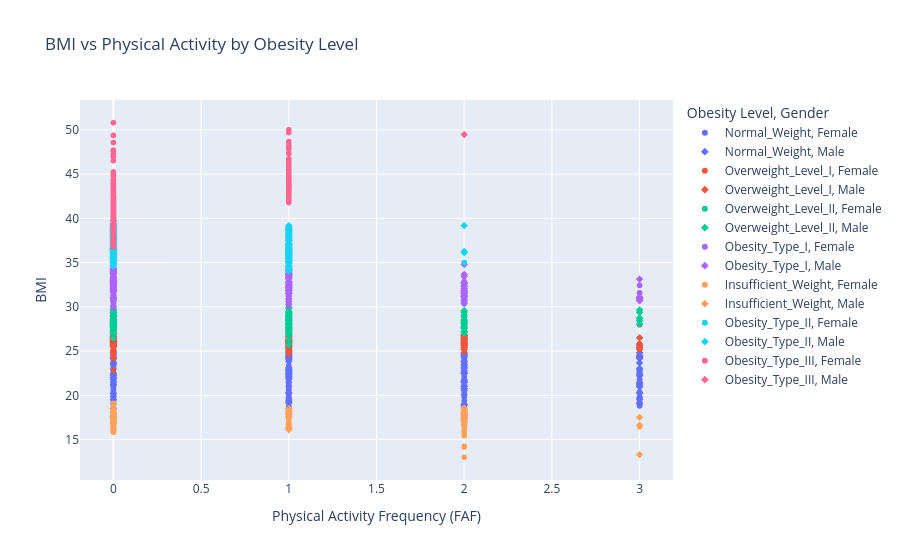

The code cell stored with this chart in its notebook:
### Markdown cell above
<h4>Visualization 20 — BMI vs Physical Activity by Obesity Level</h4>

<p><strong>Visualization Type:</strong>Interactive Scatter Plot — Plotly </p>

<p><strong>Purpose:</strong>To investigate the relationship between reported physical activity and BMI, using colour to distinguish obesity categories and symbols to distinguish genders. </p>

<p><strong>Insight:</strong> Look for differences in BMI distribution across physical-activity values and obesity categories. Check whether patterns differ between genders, while avoiding conclusions about causation.</p>

### Code cell
# Visualization 20: BMI vs Physical Activity

fig = px.scatter(
    df,
    x="faf",
    y="bmi",
    color="nobeyesdad",
    symbol="gender",
    hover_data=["age", "weight"],
    title="BMI vs Physical Activity by Obesity Level",
    labels={
        "faf": "Physical Activity Frequency (FAF)",
        "bmi": "BMI",
        "nobeyesdad": "Obesity Level",
        "gender": "Gender"
    }
)

fig.show()

### Figure 1 — Plotly figure (JSON) as saved in the notebook; plotly's stock layout.template omitted (floating-point values rounded to 4 significant figures; data arrays with more than 128 entries replaced by an {"elided": "..."} marker saying what was removed)
{"data": [{"customdata": {"elided": "137x2 float values"}, "hovertemplate": "Obesity Level=Normal_Weight<br>Gender=Female<br>Physical Activity Frequency (FAF)=%{x}<br>BMI=%{y}<br>age=%{customdata[0]}<br>weight=%{customdata[1]}<extra></extra>", "legendgroup": "Normal_Weight, Female", "marker": {"color": "#636efa", "symbol": "circle"}, "mode": "markers", "name": "Normal_Weight, Female", "showlegend": true, "type": "scattergl", "x": {"elided": "137 int values"}, "xaxis": "x", "y": {"elided": "137 float values"}, "yaxis": "y"}, {"customdata": {"elided": "145x2 float values"}, "hovertemplate": "Obesity Level=Normal_Weight<br>Gender=Male<br>Physical Activity Frequency (FAF)=%{x}<br>BMI=%{y}<br>age=%{customdata[0]}<br>weight=%{customdata[1]}<extra></extra>", "legendgroup": "Normal_Weight, Male", "marker": {"color": "#636efa", "symbol": "diamond"}, "mode": "markers", "name": "Normal_Weight, Male", "showlegend": true, "type": "scattergl", "x": {"elided": "145 int values"}, "xaxis": "x", "y": {"elided": "145 float values"}, "yaxis": "y"}, {"customdata": {"elided": "145x2 float values"}, "hovertemplate": "Obesity Level=Overweight_Level_I<br>Gender=Female<br>Physical Activity Frequency (FAF)=%{x}<br>BMI=%{y}<br>age=%{customdata[0]}<br>weight=%{customdata[1]}<extra></extra>", "legendgroup": "Overweight_Level_I, Female", "marker": {"color": "#EF553B", "symbol": "circle"}, "mode": "markers", "name": "Overweight_Level_I, Female", "showlegend": true, "type": "scattergl", "x": {"elided": "145 int values"}, "xaxis": "x", "y": {"elided": "145 float values"}, "yaxis": "y"}, {"customdata": {"elided": "131x2 float values"}, "hovertemplate": "Obesity Level=Overweight_Level_I<br>Gender=Male<br>Physical Activity Frequency (FAF)=%{x}<br>BMI=%{y}<br>age=%{customdata[0]}<br>weight=%{customdata[1]}<extra></extra>", "legendgroup": "Overweight_Level_I, Male", "marker": {"color": "#EF553B", "symbol": "diamond"}, "mode": "markers", "name": "Overweight_Level_I, Male", "showlegend": true, "type": "scattergl", "x": {"elided": "131 int values"}, "xaxis": "x", "y": {"elided": "131 float values"}, "yaxis": "y"}, {"customdata": {"elided": "103x2 float values"}, "hovertemplate": "Obesity Level=Overweight_Level_II<br>Gender=Female<br>Physical Activity Frequency (FAF)=%{x}<br>BMI=%{y}<br>age=%{customdata[0]}<br>weight=%{customdata[1]}<extra></extra>", "legendgroup": "Overweight_Level_II, Female", "marker": {"color": "#00cc96", "symbol": "circle"}, "mode": "markers", "name": "Overweight_Level_II, Female", "showlegend": true, "type": "scattergl", "x": [2, 0, 1, 2, 3, 0, 0, 0, 2, 1, 2, 0, 0, 0, 0, 1, 1, 0, 1, 0, 1, 2, 0, 1, 0, 0, 0, 0, 1, 0, 0, 0, 0, 0, 0, 0, 0, 0, 0, 1, 0, 1, 1, 0, 1, 2, 1, 0, 0, 0, 0, 0, 0, 0, 1, 0, 0, 1, 1, 1, 0, 0, 0, 0, 0, 0, 0, 0, 0, 2, 1, 0, 0, 0, 1, 1, 0, 1, 1, 0, 0, 0, 0, 0, 0, 0, 0, 0, 0, 1, 0, 0, 0, 0, 1, 1, 1, 1, 2, 0, 0, 0, 0], "xaxis": "x", "y": [27.04, 28.04, 27.24, 28.89, 28.73, 27.77, 29.38, 27.68, 26.99, 29.41, 28.6, 28.98, 27.39, 28.0, 28.34, 27.28, 27.55, 29.41, 29.94, 29.38, 26.29, 28.04, 27.96, 28.3, 27.61, 27.68, 28.9, 27.01, 26.99, 28.05, 27.94, 28.49, 29.16, 27.68, 26.47, 28.29, 28.54, 27.44, 29.28, 27.37, 28.26, 29.47, 27.44, 27.11, 28.67, 28.18, 30.35, 29.4, 29.0, 27.57, 28.92, 28.36, 27.91, 29.0, 27.86, 28.31, 28.91, 26.99, 29.17, 26.99, 28.37, 27.42, 27.21, 28.47, 27.81, 27.78, 27.47, 27.25, 29.13, 29.32, 30.14, 29.11, 29.44, 29.38, 26.22, 28.08, 28.59, 28.86, 28.19, 27.84, 26.99, 27.83, 27.0, 28.05, 27.5, 28.34, 28.19, 28.12, 27.99, 28.47, 27.14, 28.15, 27.39, 29.13, 29.62, 28.79, 27.36, 28.72, 30.36, 29.11, 28.97, 27.43, 28.24], "yaxis": "y"}, {"customdata": {"elided": "187x2 float values"}, "hovertemplate": "Obesity Level=Overweight_Level_II<br>Gender=Male<br>Physical Activity Frequency (FAF)=%{x}<br>BMI=%{y}<br>age=%{customdata[0]}<br>weight=%{customdata[1]}<extra></extra>", "legendgroup": "Overweight_Level_II, Male", "marker": {"color": "#00cc96", "symbol": "diamond"}, "mode": "markers", "name": "Overweight_Level_II, Male", "showlegend": true, "type": "scattergl", "x": {"elided": "187 int values"}, "xaxis": "x", "y": {"elided": "187 float values"}, "yaxis": "y"}, {"customdata": {"elided": "156x2 float values"}, "hovertemplate": "Obesity Level=Obesity_Type_I<br>Gender=Female<br>Physical Activity Frequency (FAF)=%{x}<br>BMI=%{y}<br>age=%{customdata[0]}<br>weight=%{customdata[1]}<extra></extra>", "legendgroup": "Obesity_Type_I, Female", "marker": {"color": "#ab63fa", "symbol": "circle"}, "mode": "markers", "name": "Obesity_Type_I, Female", "showlegend": true, "type": "scattergl", "x": {"elided": "156 int values"}, "xaxis": "x", "y": {"elided": "156 float values"}, "yaxis": "y"}, {"customdata": {"elided": "195x2 float values"}, "hovertemplate": "Obesity Level=Obesity_Type_I<br>Gender=Male<br>Physical Activity Frequency (FAF)=%{x}<br>BMI=%{y}<br>age=%{customdata[0]}<br>weight=%{customdata[1]}<extra></extra>", "legendgroup": "Obesity_Type_I, Male", "marker": {"color": "#ab63fa", "symbol": "diamond"}, "mode": "markers", "name": "Obesity_Type_I, Male", "showlegend": true, "type": "scattergl", "x": {"elided": "195 int values"}, "xaxis": "x", "y": {"elided": "195 float values"}, "yaxis": "y"}, {"customdata": {"elided": "169x2 float values"}, "hovertemplate": "Obesity Level=Insufficient_Weight<br>Gender=Female<br>Physical Activity Frequency (FAF)=%{x}<br>BMI=%{y}<br>age=%{customdata[0]}<br>weight=%{customdata[1]}<extra></extra>", "legendgroup": "Insufficient_Weight, Female", "marker": {"color": "#FFA15A", "symbol": "circle"}, "mode": "markers", "name": "Insufficient_Weight, Female", "showlegend": true, "type": "scattergl", "x": {"elided": "169 int values"}, "xaxis": "x", "y": {"elided": "169 float values"}, "yaxis": "y"}, {"customdata": {"elided": "98x2 float values"}, "hovertemplate": "Obesity Level=Insufficient_Weight<br>Gender=Male<br>Physical Activity Frequency (FAF)=%{x}<br>BMI=%{y}<br>age=%{customdata[0]}<br>weight=%{customdata[1]}<extra></extra>", "legendgroup": "Insufficient_Weight, Male", "marker": {"color": "#FFA15A", "symbol": "diamond"}, "mode": "markers", "name": "Insufficient_Weight, Male", "showlegend": true, "type": "scattergl", "x": [2, 1, 1, 3, 2, 1, 1, 2, 3, 2, 2, 3, 0, 2, 2, 0, 1, 2, 2, 1, 1, 1, 0, 0, 0, 0, 1, 0, 1, 0, 0, 2, 2, 2, 2, 2, 2, 2, 2, 2, 2, 2, 2, 2, 2, 2, 0, 0, 0, 0, 1, 0, 1, 1, 0, 1, 2, 2, 2, 2, 2, 0, 0, 1, 2, 1, 1, 1, 0, 0, 2, 0, 0, 1, 1, 0, 2, 2, 2, 2, 2, 2, 2, 2, 2, 2, 2, 2, 2, 2, 2, 2, 0, 0, 0, 0, 1, 0], "xaxis": "x", "y": [17.76, 16.33, 18.2, 17.51, 17.3, 17.93, 16.23, 17.9, 13.29, 17.79, 17.3, 16.62, 17.1, 17.53, 17.72, 17.92, 18.07, 17.74, 18.17, 18.08, 18.49, 17.47, 16.87, 17.59, 18.12, 17.63, 16.28, 18.41, 16.74, 16.03, 16.97, 17.47, 18.48, 18.09, 18.55, 18.01, 17.83, 17.39, 17.81, 17.19, 18.02, 16.92, 17.61, 17.72, 17.62, 18.43, 17.4, 17.55, 17.36, 17.53, 17.6, 17.32, 17.89, 18.09, 17.48, 16.12, 17.93, 17.63, 16.65, 17.62, 17.82, 17.71, 17.62, 17.82, 17.77, 17.58, 17.88, 18.34, 16.27, 17.91, 17.69, 17.06, 16.86, 16.14, 16.38, 18.03, 17.68, 18.1, 18.14, 17.42, 17.96, 17.88, 17.76, 17.43, 17.36, 17.21, 17.87, 17.69, 17.03, 17.91, 17.6, 18.15, 17.38, 17.59, 16.84, 17.68, 18.13, 16.62], "yaxis": "y"}, {"customdata": [[25.0, 93.0], [24.0, 100.5]], "hovertemplate": "Obesity Level=Obesity_Type_II<br>Gender=Female<br>Physical Activity Frequency (FAF)=%{x}<br>BMI=%{y}<br>age=%{customdata[0]}<br>weight=%{customdata[1]}<extra></extra>", "legendgroup": "Obesity_Type_II, Female", "marker": {"color": "#19d3f3", "symbol": "circle"}, "mode": "markers", "name": "Obesity_Type_II, Female", "showlegend": true, "type": "scattergl", "x": [2, 0], "xaxis": "x", "y": [35.0, 39.26], "yaxis": "y"}, {"customdata": {"elided": "295x2 float values"}, "hovertemplate": "Obesity Level=Obesity_Type_II<br>Gender=Male<br>Physical Activity Frequency (FAF)=%{x}<br>BMI=%{y}<br>age=%{customdata[0]}<br>weight=%{customdata[1]}<extra></extra>", "legendgroup": "Obesity_Type_II, Male", "marker": {"color": "#19d3f3", "symbol": "diamond"}, "mode": "markers", "name": "Obesity_Type_II, Male", "showlegend": true, "type": "scattergl", "x": {"elided": "295 int values"}, "xaxis": "x", "y": {"elided": "295 float values"}, "yaxis": "y"}, {"customdata": {"elided": "323x2 float values"}, "hovertemplate": "Obesity Level=Obesity_Type_III<br>Gender=Female<br>Physical Activity Frequency (FAF)=%{x}<br>BMI=%{y}<br>age=%{customdata[0]}<br>weight=%{customdata[1]}<extra></extra>", "legendgroup": "Obesity_Type_III, Female", "marker": {"color": "#FF6692", "symbol": "circle"}, "mode": "markers", "name": "Obesity_Type_III, Female", "showlegend": true, "type": "scattergl", "x": {"elided": "323 int values"}, "xaxis": "x", "y": {"elided": "323 float values"}, "yaxis": "y"}, {"customdata": [[18.0, 173.0]], "hovertemplate": "Obesity Level=Obesity_Type_III<br>Gender=Male<br>Physical Activity Frequency (FAF)=%{x}<br>BMI=%{y}<br>age=%{customdata[0]}<br>weight=%{customdata[1]}<extra></extra>", "legendgroup": "Obesity_Type_III, Male", "marker": {"color": "#FF6692", "symbol": "diamond"}, "mode": "markers", "name": "Obesity_Type_III, Male", "showlegend": true, "type": "scattergl", "x": [2], "xaxis": "x", "y": [49.47], "yaxis": "y"}], "layout": {"legend": {"title": {"text": "Obesity Level, Gender"}, "tracegroupgap": 0}, "title": {"text": "BMI vs Physical Activity by Obesity Level"}, "xaxis": {"anchor": "y", "domain": [0, 1], "title": {"text": "Physical Activity Frequency (FAF)"}}, "yaxis": {"anchor": "x", "domain": [0, 1], "title": {"text": "BMI"}}}}
